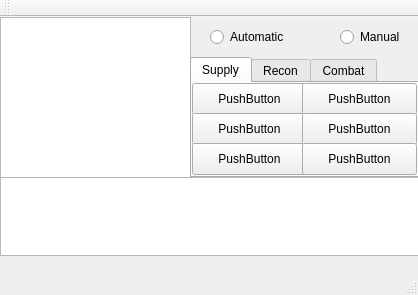
<?xml version="1.0" encoding="UTF-8"?>
<ui version="4.0">
 <class>MainWindow</class>
 <widget class="QMainWindow" name="MainWindow">
  <property name="geometry">
   <rect>
    <x>0</x>
    <y>0</y>
    <width>418</width>
    <height>295</height>
   </rect>
  </property>
  <property name="windowTitle">
   <string>MainWindow</string>
  </property>
  <widget class="QWidget" name="centralWidget">
   <widget class="QGraphicsView" name="graphicsView">
    <property name="geometry">
     <rect>
      <x>0</x>
      <y>0</y>
      <width>191</width>
      <height>161</height>
     </rect>
    </property>
   </widget>
   <widget class="QTabWidget" name="tabWidget">
    <property name="geometry">
     <rect>
      <x>190</x>
      <y>40</y>
      <width>231</width>
      <height>121</height>
     </rect>
    </property>
    <property name="currentIndex">
     <number>0</number>
    </property>
    <widget class="QWidget" name="tab_7">
     <attribute name="title">
      <string>Supply</string>
     </attribute>
     <widget class="QPushButton" name="pushButton_13">
      <property name="geometry">
       <rect>
        <x>0</x>
        <y>0</y>
        <width>115</width>
        <height>32</height>
       </rect>
      </property>
      <property name="text">
       <string>PushButton</string>
      </property>
     </widget>
     <widget class="QPushButton" name="pushButton_14">
      <property name="geometry">
       <rect>
        <x>0</x>
        <y>30</y>
        <width>115</width>
        <height>32</height>
       </rect>
      </property>
      <property name="text">
       <string>PushButton</string>
      </property>
     </widget>
     <widget class="QPushButton" name="pushButton_15">
      <property name="geometry">
       <rect>
        <x>0</x>
        <y>60</y>
        <width>115</width>
        <height>32</height>
       </rect>
      </property>
      <property name="text">
       <string>PushButton</string>
      </property>
     </widget>
     <widget class="QPushButton" name="pushButton_16">
      <property name="geometry">
       <rect>
        <x>110</x>
        <y>0</y>
        <width>115</width>
        <height>32</height>
       </rect>
      </property>
      <property name="text">
       <string>PushButton</string>
      </property>
     </widget>
     <widget class="QPushButton" name="pushButton_17">
      <property name="geometry">
       <rect>
        <x>110</x>
        <y>30</y>
        <width>115</width>
        <height>32</height>
       </rect>
      </property>
      <property name="text">
       <string>PushButton</string>
      </property>
     </widget>
     <widget class="QPushButton" name="pushButton_18">
      <property name="geometry">
       <rect>
        <x>110</x>
        <y>60</y>
        <width>115</width>
        <height>32</height>
       </rect>
      </property>
      <property name="text">
       <string>PushButton</string>
      </property>
     </widget>
    </widget>
    <widget class="QWidget" name="tab_8">
     <attribute name="title">
      <string>Recon</string>
     </attribute>
    </widget>
    <widget class="QWidget" name="tab_9">
     <attribute name="title">
      <string>Combat</string>
     </attribute>
    </widget>
   </widget>
   <widget class="QTextEdit" name="textEdit">
    <property name="geometry">
     <rect>
      <x>0</x>
      <y>160</y>
      <width>421</width>
      <height>79</height>
     </rect>
    </property>
    <property name="html">
     <string>&lt;!DOCTYPE HTML PUBLIC &quot;-//W3C//DTD HTML 4.0//EN&quot; &quot;http://www.w3.org/TR/REC-html40/strict.dtd&quot;&gt;
&lt;html&gt;&lt;head&gt;&lt;meta name=&quot;qrichtext&quot; content=&quot;1&quot; /&gt;&lt;style type=&quot;text/css&quot;&gt;
p, li { white-space: pre-wrap; }
&lt;/style&gt;&lt;/head&gt;&lt;body style=&quot; font-family:'MS Shell Dlg 2'; font-size:8.25pt; font-weight:400; font-style:normal;&quot;&gt;
&lt;p style=&quot;-qt-paragraph-type:empty; margin-top:0px; margin-bottom:0px; margin-left:0px; margin-right:0px; -qt-block-indent:0; text-indent:0px;&quot;&gt;&lt;br /&gt;&lt;/p&gt;&lt;/body&gt;&lt;/html&gt;</string>
    </property>
   </widget>
   <widget class="QRadioButton" name="radioButton_2">
    <property name="geometry">
     <rect>
      <x>340</x>
      <y>10</y>
      <width>102</width>
      <height>20</height>
     </rect>
    </property>
    <property name="text">
     <string>Manual</string>
    </property>
   </widget>
   <widget class="QRadioButton" name="radioButton">
    <property name="geometry">
     <rect>
      <x>210</x>
      <y>10</y>
      <width>102</width>
      <height>20</height>
     </rect>
    </property>
    <property name="text">
     <string>Automatic</string>
    </property>
   </widget>
  </widget>
  <widget class="QMenuBar" name="menuBar">
   <property name="geometry">
    <rect>
     <x>0</x>
     <y>0</y>
     <width>418</width>
     <height>21</height>
    </rect>
   </property>
  </widget>
  <widget class="QToolBar" name="mainToolBar">
   <attribute name="toolBarArea">
    <enum>TopToolBarArea</enum>
   </attribute>
   <attribute name="toolBarBreak">
    <bool>false</bool>
   </attribute>
  </widget>
  <widget class="QStatusBar" name="statusBar"/>
 </widget>
 <layoutdefault spacing="6" margin="11"/>
 <resources/>
 <connections/>
</ui>
